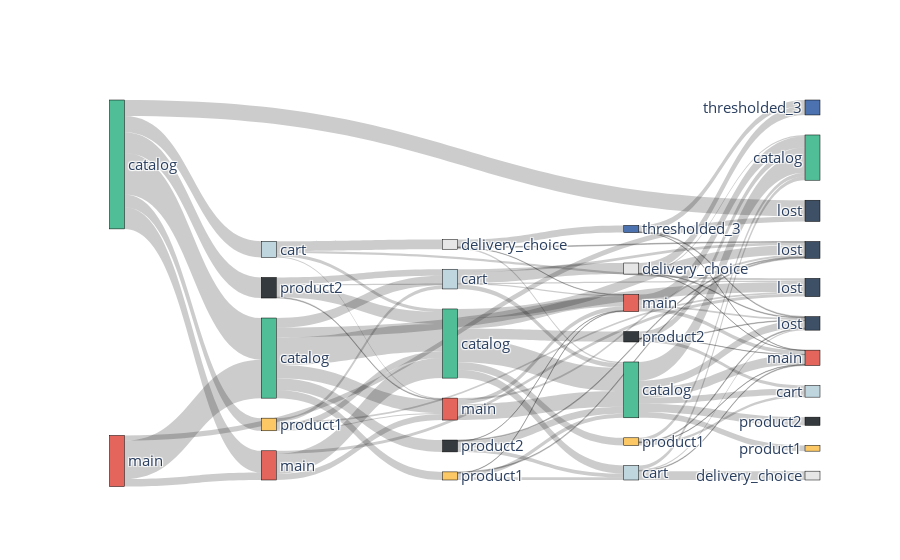

Notebook code for this chart:
### Code cell
source.step_sankey(max_steps=5).plot()

### Figure 1 — Plotly figure (JSON) as saved in the notebook; plotly's stock layout.template omitted (floating-point values rounded to 4 significant figures)
{"data": [{"arrangement": "snap", "link": {"hovertemplate": "%{value} unique users went from %{source.label} to %{target.label}.<br /><br />It took them %{label} in average.<extra></extra>", "label": ["0 days 00:00:29", "4 days 22:18:12", "0 days 00:00:10", "0 days 00:00:27", "0 days 00:00:01", "0 days 00:00:10", "0 days 00:00:04", "6 days 13:38:20", "0 days 00:00:01", "0 days 00:00:28", "5 days 16:16:00", "0 days 00:00:10", "0 days 00:00:01", "0 days 00:00:27", "0 days 00:00:10", "0 days 00:00:05", "10 days 06:18:49", "0 days 00:00:01", "0 days 00:00:16", "0 days 00:00:15", "0 days 00:00:01", "11 days 17:20:14", "0 days 00:00:03", "0 days 00:00:02", "0 days 00:00:01", "14 days 17:58:46", "0 days 00:00:13", "0 days 00:00:14", "0 days 00:00:01", "10 days 19:14:18", "0 days 00:00:30", "0 days 00:00:09", "5 days 10:35:21", "0 days 00:00:01", "0 days 00:00:26", "0 days 00:00:10", "0 days 00:00:05", "7 days 15:01:00", "0 days 00:00:01", "0 days 00:00:18", "0 days 00:00:18", "0 days 00:00:01", "9 days 16:41:40", "0 days 00:00:03", "0 days 00:00:02", "0 days 00:00:01", "11 days 19:16:58", "0 days 00:00:14", "0 days 00:00:14", "0 days 00:00:01", "9 days 17:35:11", "0 days 00:00:03", "0 days 00:00:03", "0 days 00:00:01", "19 days 07:59:59", "0 days 00:00:28", "5 days 02:36:53", "0 days 00:00:09", "0 days 00:00:01", "0 days 00:00:24", "0 days 00:00:09", "0 days 00:00:05", "10 days 13:36:38", "0 days 00:00:01", "0 days 00:00:18", "0 days 00:00:17", "0 days 00:00:01", "8 days 02:43:14", "0 days 00:00:03", "0 days 00:00:03", "0 days 00:00:01", "8 days 21:02:39", "0 days 00:00:14", "0 days 00:00:14", "0 days 00:00:01", "12 days 11:00:13", "0 days 00:00:04", "0 days 00:00:04", "0 days 00:00:01", "15 days 11:00:31", "0 days 00:00:01", "0 days 00:00:01", "5 days 12:39:18"], "source": [0, 0, 0, 0, 0, 0, 1, 1, 1, 2, 2, 2, 2, 2, 2, 3, 3, 3, 5, 5, 5, 5, 6, 6, 6, 6, 7, 7, 7, 7, 8, 8, 8, 8, 8, 8, 9, 9, 9, 11, 11, 11, 11, 12, 12, 12, 12, 13, 13, 13, 13, 14, 14, 14, 14, 15, 15, 15, 15, 15, 15, 16, 16, 16, 18, 18, 18, 18, 19, 19, 19, 19, 20, 20, 20, 20, 21, 21, 21, 21, 22, 22, 22], "target": [2, 3, 5, 6, 4, 7, 2, 3, 4, 8, 9, 11, 10, 12, 13, 8, 9, 10, 8, 12, 10, 9, 14, 8, 10, 9, 8, 12, 10, 9, 15, 18, 16, 17, 19, 20, 15, 16, 17, 15, 19, 17, 16, 21, 15, 17, 16, 15, 19, 17, 16, 22, 15, 17, 16, 23, 24, 26, 25, 27, 28, 23, 24, 25, 23, 27, 25, 24, 29, 23, 25, 24, 23, 27, 25, 24, 30, 23, 25, 24, 30, 25, 24], "value": [869, 452, 429, 337, 336, 263, 801, 157, 107, 576, 273, 247, 205, 200, 169, 419, 125, 65, 248, 137, 27, 17, 203, 64, 49, 21, 134, 74, 34, 21, 483, 217, 215, 194, 172, 160, 328, 84, 45, 145, 75, 19, 8, 231, 94, 59, 27, 83, 56, 19, 11, 149, 30, 16, 8, 390, 200, 172, 155, 126, 120, 237, 78, 38, 135, 65, 12, 5, 184, 78, 25, 16, 78, 52, 20, 10, 186, 25, 15, 5, 126, 17, 6]}, "node": {"color": ["rgb(80, 190, 151)", "rgb(228, 101, 92)", "rgb(80, 190, 151)", "rgb(228, 101, 92)", "rgb(62, 80, 102)", "rgb(53, 58, 62)", "rgb(191, 214, 222)", "rgb(252, 200, 101)", "rgb(80, 190, 151)", "rgb(228, 101, 92)", "rgb(62, 80, 102)", "rgb(53, 58, 62)", "rgb(191, 214, 222)", "rgb(252, 200, 101)", "rgb(230, 230, 230)", "rgb(80, 190, 151)", "rgb(228, 101, 92)", "rgb(62, 80, 102)", "rgb(53, 58, 62)", "rgb(191, 214, 222)", "rgb(252, 200, 101)", "rgb(230, 230, 230)", "rgb(76, 114, 176)", "rgb(80, 190, 151)", "rgb(228, 101, 92)", "rgb(62, 80, 102)", "rgb(53, 58, 62)", "rgb(191, 214, 222)", "rgb(252, 200, 101)", "rgb(230, 230, 230)", "rgb(76, 114, 176)"], "customdata": [71.61, 28.39, 44.52, 16.24, 11.81, 11.44, 8.98, 7.01, 43.56, 13.81, 11.49, 7.47, 12.42, 5.11, 6.14, 39.72, 12.06, 12.02, 7.41, 10.35, 5.46, 7.89, 5.09, 36.61, 12.42, 10.95, 6.68, 9.43, 4.66, 7.14, 12.11], "hovertemplate": "Total unique users: %{value} (%{customdata}% of total)<extra></extra>", "label": ["catalog", "main", "catalog", "main", "lost", "product2", "cart", "product1", "catalog", "main", "lost", "product2", "cart", "product1", "delivery_choice", "catalog", "main", "lost", "product2", "cart", "product1", "delivery_choice", "thresholded_3", "catalog", "main", "lost", "product2", "cart", "product1", "delivery_choice", "thresholded_3"], "line": {"color": "black", "width": 0.5}, "pad": 20, "thickness": 15, "x": [0.05, 0.05, 0.27, 0.27, 0.27, 0.27, 0.27, 0.27, 0.5, 0.5, 0.5, 0.5, 0.5, 0.5, 0.5, 0.72, 0.72, 0.72, 0.72, 0.72, 0.72, 0.72, 0.72, 0.95, 0.95, 0.95, 0.95, 0.95, 0.95, 0.95, 0.95], "y": [0.05, 0.95]}, "type": "sankey"}], "layout": {"font": {"size": 15}, "plot_bgcolor": "white", "autosize": true}}
